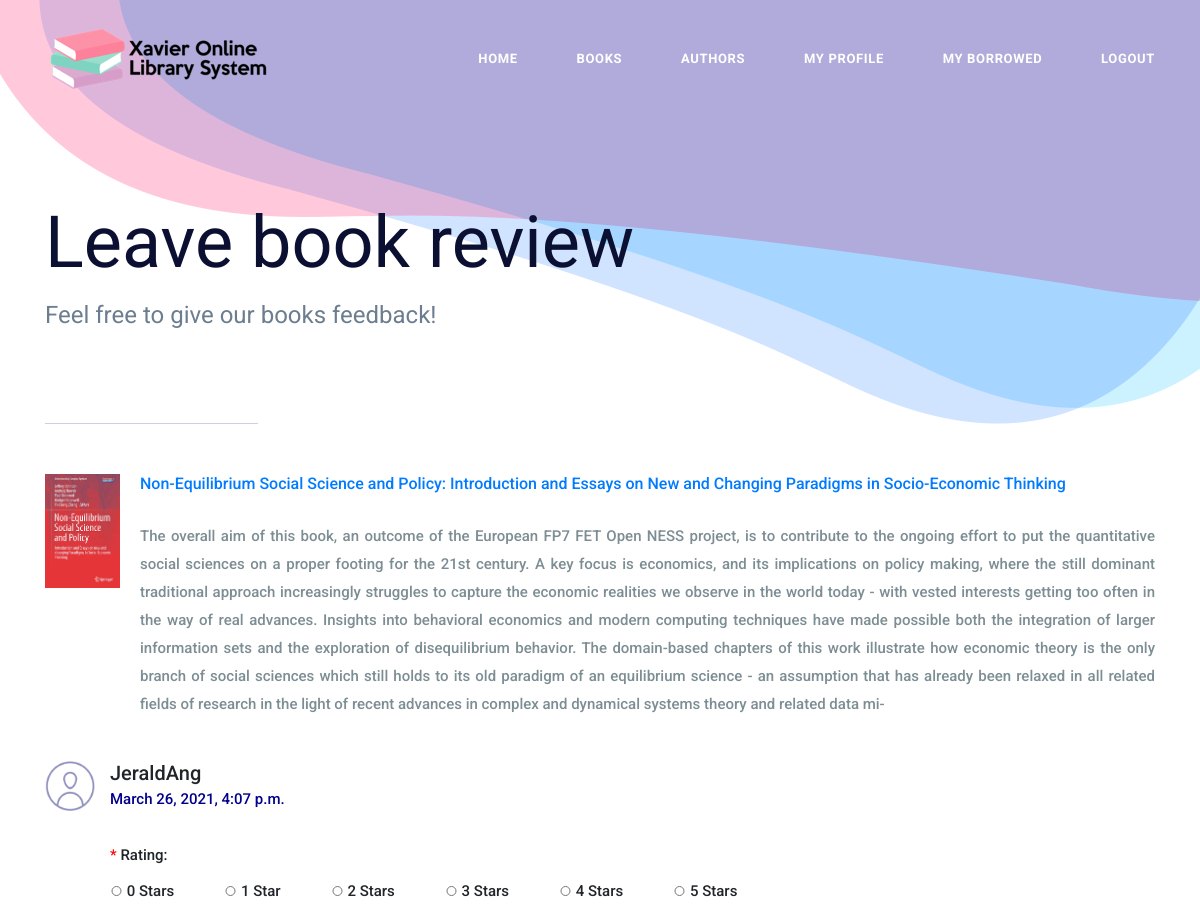
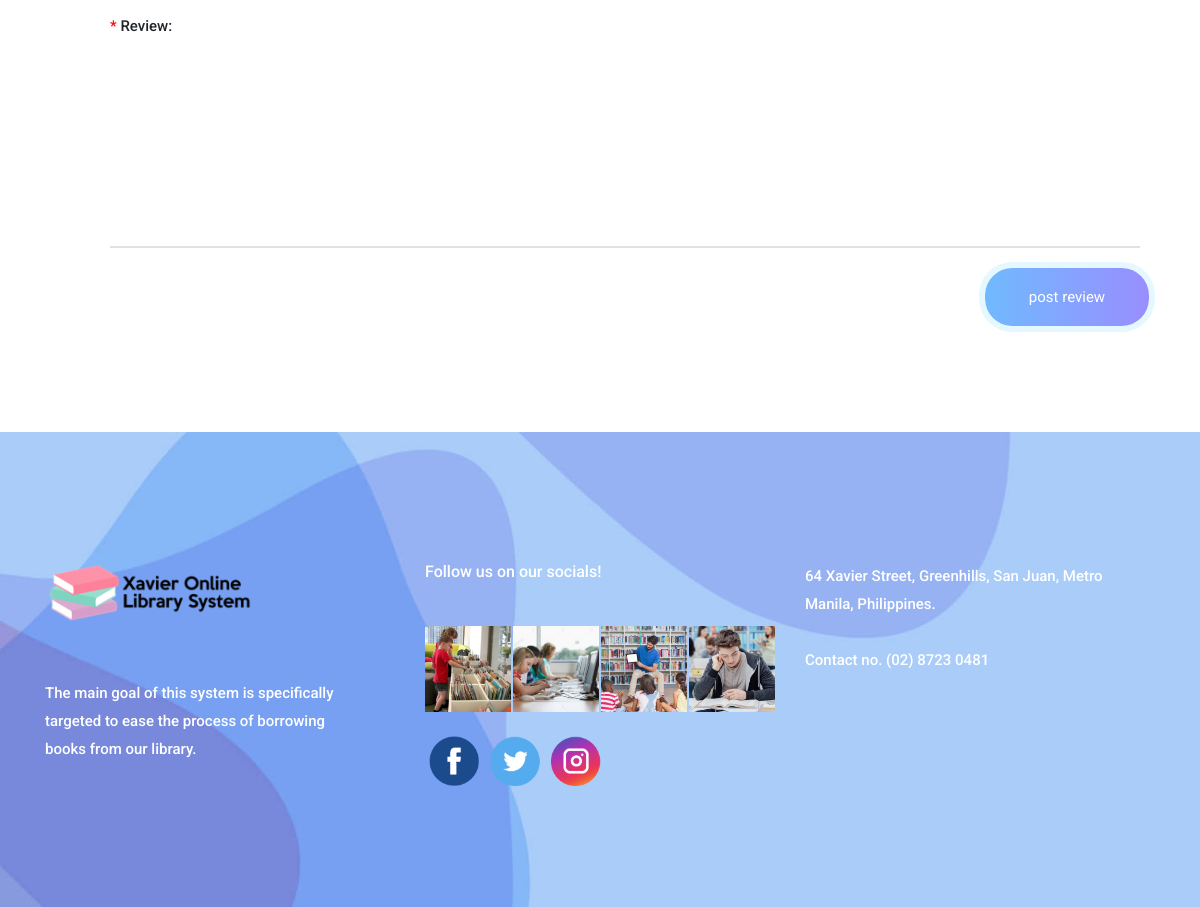
The page /catalog/book/1/review (signed in) on the database its author committed (2 pictures, top to bottom).
### catalog/models.py (models this page shows, shortened)
class Book(models.Model):
	title = models.CharField(max_length=200, help_text='Enter the title of the book')
	author = models.ManyToManyField('Author', help_text='Enter the author/s of the book')
	publisher = models.CharField(max_length=200, help_text='Enter the publisher of the book')
	year = models.PositiveSmallIntegerField(
		default=datetime.datetime.now().year,
		help_text='Enter the publication year',
		validators=[
            MaxValueValidator(9999),		# max year is 9999
            MinValueValidator(1400)			# min year is 1400 (oldest mechanically published book is around 1450s)
        ]
	)
	isbn = models.CharField('ISBN', max_length=13, help_text='13 Character ISBN number')
	call_number = models.PositiveSmallIntegerField(
		default='000',
		help_text='Call Number of the book',
		validators=[
            MaxValueValidator(999),			# max call number is 999, from Dewey Decimal System
            MinValueValidator(000)			# min call number is 000, from Dewey Decimal System
        ]
	)
	summary = models.TextField(max_length=1000, help_text='Enter a brief description of the book')
	book_cover = models.ImageField(default='bookcovers/no-cover.jpg', upload_to='bookcovers', height_field=None, width_field=None, max_length=100)
	class Meta:
		ordering = ['title']
	def display_authors(self):
		"""Create a string for the Authors. This is required to display authors in Admin."""
		return ', '.join(author.last_name + ", " + author.first_name for author in self.author.all())
	display_authors.short_description = 'Author/s'

class Review(models.Model):
	id = models.UUIDField(primary_key=True, default=uuid.uuid4, help_text='Unique ID')
	book = models.ForeignKey('Book', on_delete=models.SET_NULL, null=True)
	user = models.ForeignKey(User, on_delete=models.SET_NULL, null=True, blank=True)
	date_published = models.DateField(default=datetime.datetime.today, editable=False)		# hide the date_published since it should not be edited, set to today always
	rating = models.PositiveSmallIntegerField(
		help_text='Enter book rating out of 5',
		validators=[
            MaxValueValidator(5),		# max rating is 5/5
            MinValueValidator(0)		# min rating is 0/5
        ]
	)
	review = models.TextField(max_length=1000, help_text='Enter book review')
	class Meta:
		ordering = ['date_published']

### catalog/views.py (the view)
# urls.py: path('book/<int:pk>/review', views.ReviewBookView, name='review-book'), # review book path
@login_required
def ReviewBookView(request, pk):
	book = get_object_or_404(Book, pk=pk)
	if request.user.is_staff:
		return redirect('404')
	if request.method == 'POST':
		form = ReviewForm(request.POST)
		if form.is_valid():
			review = form.save()
			review.book = book
			review.user = request.user
			review.save()
			LogEntry.objects.log_action(
				user_id=request.user.id,
				content_type_id=ContentType.objects.get_for_model(review).pk,
				object_id=review.id,
				object_repr=str(review.__str__()),
				action_flag=ADDITION,
				change_message= construct_change_message(form, None, True)			# Set to False when edited, set to True when added
				)
			messages.success(request, 'Your review has been posted to the website!')
			return redirect('book-detail', pk=pk)		# return to the current book-detail page
		else:
			messages.error(request, 'Please correct the error below.')
	else:
		form = ReviewForm()
	return render(request, 'catalog/book_review.html', {
		'form': form,
		'book': book,
	})

### catalog/forms.py
class ReviewForm(forms.ModelForm):
	rating = forms.ChoiceField(choices=STAR_RATING, widget=forms.RadioSelect,)
	review = forms.CharField(widget=forms.Textarea)
	class Meta:
		model = models.Review
		fields = ('rating', 'review')

### catalog/templates/catalog/book_review.html (shortened to what this page needs)
{% extends "base_generic.html" %}
{% load static %}
{% block content %}
       <section class="banner_area">
           <div class="container">
               <div class="banner_inner_text">
                   <h2>Leave book review</h2>
                   <p>Feel free to give our books feedback!</p>
               </div>
           </div>
       </section>
		<section class="get_in_touch_area p_100" style="padding-top: 50px !important">
            <div class="container" style="text-align: justify">
                <div class="get_touch_inner">
					<div class="blog_comment">
                        <div class="media">
							<div class='author-book-pic-container'>
								<img src="{{ book.book_cover.url }}">
							</div>
							<div style="padding-left: 20px" class="media-body">
								<h6><a href="{% url 'book-detail' book.pk %}">{{ book.title }}</a></h6><br>
								<p>{{ book.summary }}</p>
							</div>
						</div>
                    </div><br>
					<div class="media">
							<div class='user-pic-container'>
							  <img src="{% static 'img/comment/user-default.png' %}" alt="">
							</div>
						  <div class="media-body">
								<div style="padding-left: 15px">
									<h5>{{ request.user }}</h5>
									<p style="color: darkblue">{{ form.instance.date_published }}</p>
								</div><br>
								<div class="contact_us_form" style="margin-top: 0 !important">
									<form method = "POST">
										{% for field in form %}
										  <div class="form-group comment-area col-lg-12">
											  <span style="color: red">* </span>
											  {{ field.label_tag }}<br>
											  {{ field }}
										  </div>
										{% endfor %}
										<input style="float: right" type="submit" class="btn submit_btn form-control" value="post review" /><br><br>
									</form>
								</div>
						  </div>
					</div>
                </div>
            </div>
        </section>
{% endblock %}

### catalog/static/css/style.css (style rules this page uses)
ul { list-style: none; margin: 0px; padding: 0px; }
a { text-decoration: none; }
body { line-height: 28px; font-size: 15px; font-family: "Roboto", sans-serif; font-weight: 500; }
body, p, h1, h2, h3, h4, h5, h6 { margin: 0px; padding: 0px; }
.p_100 { padding: 100px 0px; }
.banner_area { position: relative; z-index: 3; overflow: hidden; }
.banner_area:before { content: ""; background: url(../img/banner/banner-bg.png) no-repeat scroll center right; position: absolute; right: 0px; top: 0px; height: 100%; max-width: 1233px; width: 100%; }
.banner_inner_text { padding-top: 200px; position: relative; padding-bottom: 95px; }
.banner_inner_text:before { content: ""; width: 213px; height: 1px; position: absolute; background: #ced0e0; left: 0px; bottom: 0px; }
.banner_inner_text h2 { font-size: 72px; color: #0b1033; font-family: "Roboto", sans-serif; font-weight: normal; }
.banner_inner_text p { font-size: 24px; color: #6b7d8e; font-family: "Roboto", sans-serif; font-weight: normal; padding-top: 15px; }
.submit_btn { background-image: -webkit-gradient(linear, left top, right top, from(#70bafe), color-stop(51%, #998dff), to(#70bafe)); background-image: -webkit-linear-gradient(left, #70bafe 0%, #998dff 51%, #70bafe 100%); background-image: -o-linear-gradient(left, #70bafe 0%, #998dff 51%, #70bafe 100%); background-image: linear-gradient(to right, #70bafe 0%, #998dff 51%, #70bafe 100%); background-size: 200% auto; z-index: 2; width: 176px; padding: 0px; display: inline-block; -webkit-transition: all 400ms ease-out; -o-transition: all 400ms ease-out; transition: all 400ms ease-out; text-align: center; outline: none !important; -webkit-box-shadow: none !important; box-shadow: none !important; color: #fff; font-size: 15px; font-family: "Roboto", sans-serif; line-height: 58px; border: 6px solid rgba(204, 241, 255, 0.5); border-radius: 33px; }
.get_in_touch_area { padding-top: 100px; }
.contact_us_form { margin-top: 100px; }
.contact_us_form .form-group { margin-bottom: 5px; }
.contact_us_form .form-group input { height: 50px; border: none; border-bottom: 2px solid #e1e1e1; border-radius: 0px; padding: 0px; outline: none; -webkit-box-shadow: none; box-shadow: none; font-size: 20px; font-family: "Open Sans", sans-serif; font-style: italic; color: #a5bbd0; }
.contact_us_form .form-group textarea { height: 200px; border: none; border-bottom: 2px solid #e1e1e1; border-radius: 0px; padding: 15px 0px; outline: none; -webkit-box-shadow: none; box-shadow: none; font-size: 13px; font-family: "Open Sans", sans-serif; font-style: italic; color: #a5bbd0; resize: none; }
.blog_comment .media { margin-bottom: 20px; }
.blog_comment .media .media-body { padding-left: 20px; }
.blog_comment .media .media-body p { color: #7c8d93; font-family: "Roboto", sans-serif; font-weight: 500; font-size: 15px; line-height: 28px; padding-bottom: 15px; }
.blog_comment .media:last-child { margin-bottom: 0px; }

### catalog/static/css/style2.css (style rules this page uses)
.user-pic-container { height: 50px; width: 50px; }
.user-pic-container img, .star-rating-container img { height: auto; width: 100%; }
.author-book-pic-container { width: 75px; }
.author-book-pic-container img, .author-container img { height: auto; width: 100%; }
.comment-area ul, .signup-area ul { list-style-type: none; margin: 0; padding: 0; overflow: hidden; }
.comment-area li { float: left; padding-right: 50px; }
.comment-area textarea { width: 100%; resize: none; padding: 10px; font-size: 20px !important; border-width: thin; padding: 10px !important; }
.comment-area ul li label input { height: 10px !important; }
article, aside, details, figcaption, figure, footer, header, hgroup, menu, nav, section { display: block; }
ol, ul { list-style: none; }
input, textarea { -webkit-font-smoothing: antialiased; -webkit-text-size-adjust: 100%; -ms-text-size-adjust: 100%; -webkit-box-sizing: border-box; -moz-box-sizing: border-box; box-sizing: border-box; outline: none; }
img { border: 0; max-width: 100%; }

### rows shown on the page
Book: book_cover (picture), title "Non-Equilibrium Social Science and Policy: Introduction and Essays on New and Changing Paradigms in Socio-Economic Thinking", summary "The overall aim of this book, an outcome of the European FP7 FET Open NESS project, is to contribute to the ongoing effort to put the quantitative social sciences on a proper footing for the 21st century. A key focus is economics, and its implications on policy making, where the still dominant traditional approach increasingly struggles to capture the economic realities we observe in the world today - with vested interests getting too often in the way of real advances. Insights into behavioral economics and modern computing techniques have made possible both the integration of larger information sets and the exploration of disequilibrium behavior. The domain-based chapters of this work…"

### other values the page prints
{{ request.user }} "JeraldAng"
{{ field.label_tag }} "Rating:" "Review:"
